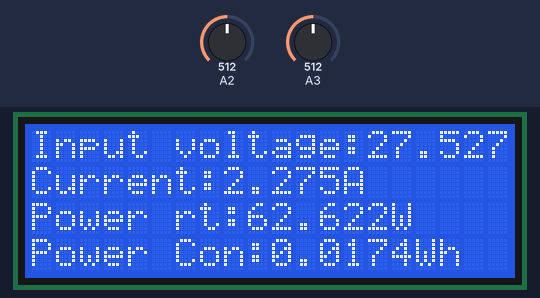
The sketch below on a simulated Arduino Uno, built with avr-gcc and run on an emulated ATmega328P. On the bench: 20×4 character LCD. The inputs (shaded band) are chosen by the test bench; at power-on: A2 = 512, A3 = 512.

Above: at 1.2 s.
1.3 s: A2 set to 204
At 3.3 s:
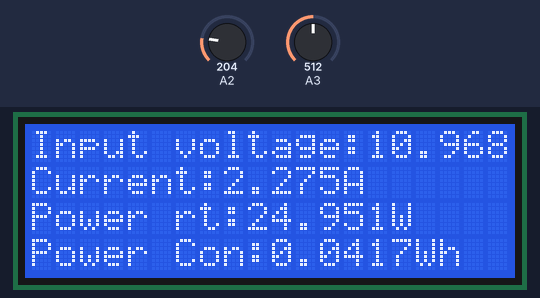
5.0 s: A2 set to 170
At 6.5 s:
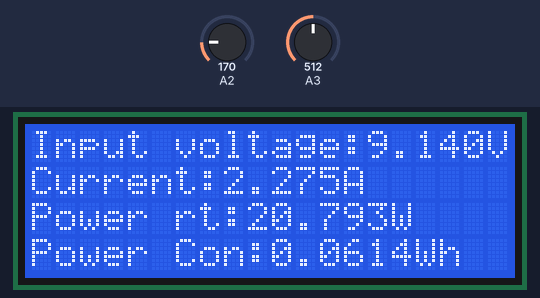
9.2 s: A2 set to 3
At 10.9 s:
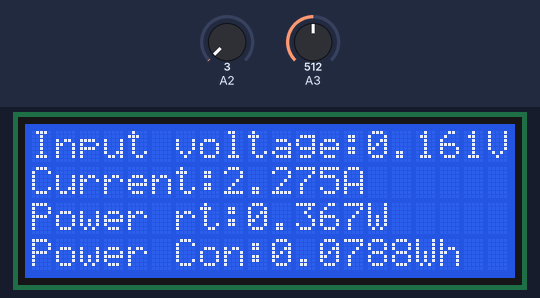
12.6 s: A2 set to 0
At 13.6 s:
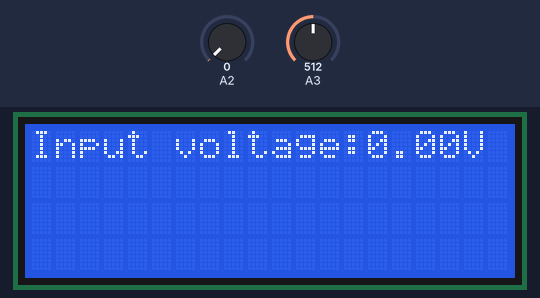
Timing chart, 0 to 15.6 s (numbered marks = the images above; inputs shaded):
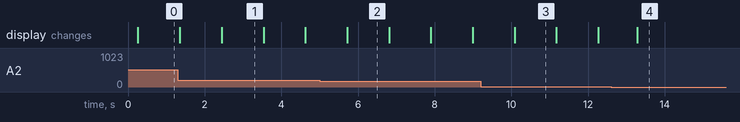

The sketch:

PowerMeter.ino
```cpp
//Libarys
#include <Wire.h>
#include <LiquidCrystal_I2C.h>

//LCD Config
//Sets I2C address and expander pin out
LiquidCrystal_I2C lcd(0x27, 2, 1, 0, 4, 5, 6, 7, 3, POSITIVE);
double pow_used = 0;


void setup() {
  // put your setup code here, to run once:

  //LCD Start Config
  lcd.begin(20,4);
  lcd.backlight();


}

void loop() {
  // put your main code here, to run repeatedly:
  double vin = analogRead(16);
  delay(100);
  vin = vin * (5.0 / 1023.0) / (1.0/11.0);

  //Prints Voltage
  lcd.clear();
  lcd.setCursor(0,0);
  lcd.print("Input voltage:" + String(vin) + "V");

  //Toggle LED
  digitalWrite(13, HIGH);

  if(vin > 0.1){
    digitalWrite(12, HIGH);
    double shunti = analogRead(17);// * (5.0/ 1023.0)* (11.0 / 0.1);
    shunti = (shunti * (5.0 / 1023)) / 11.0 / 0.1;

    //Conmpute Power every second
    double power = vin * shunti;
    pow_used = pow_used + power/3600;


    String svin = String(vin, 3);
    String sshunti = String(shunti, 3);
    String spower = String(power, 3);
    String spow_used = String(pow_used, 4);

    //Prints data to lcd
    lcd.clear();
    lcd.setCursor(0,0);
    lcd.print("Input voltage:" + svin + "V");
    lcd.setCursor(0,1);
    lcd.print("Current:" + sshunti + "A");
    lcd.setCursor(0,2);
    lcd.print("Power rt:" + spower + "W");
    lcd.setCursor(0,4);
    lcd.print("Power Con:" + spow_used + "Wh");
  } else {
    digitalWrite(12, LOW);
    }


    delay(450);
    digitalWrite(13, LOW);
    delay(450);

}
```

Measured:
- the behaviour switches between 186 and 185 on A2 (found by bisection; images 1 and 2)
- the behaviour switches between 2 and 1 on A2 (found by bisection; images 3 and 4)
- after the input at 5.0 s, the display: changes after 0.72 s (image 2)
- after the input at 12.6 s, the display: changes after 0.69 s (image 4)
- what the display in image 1 shows lasts 1.1 s, from 2.4 s to 3.5 s
